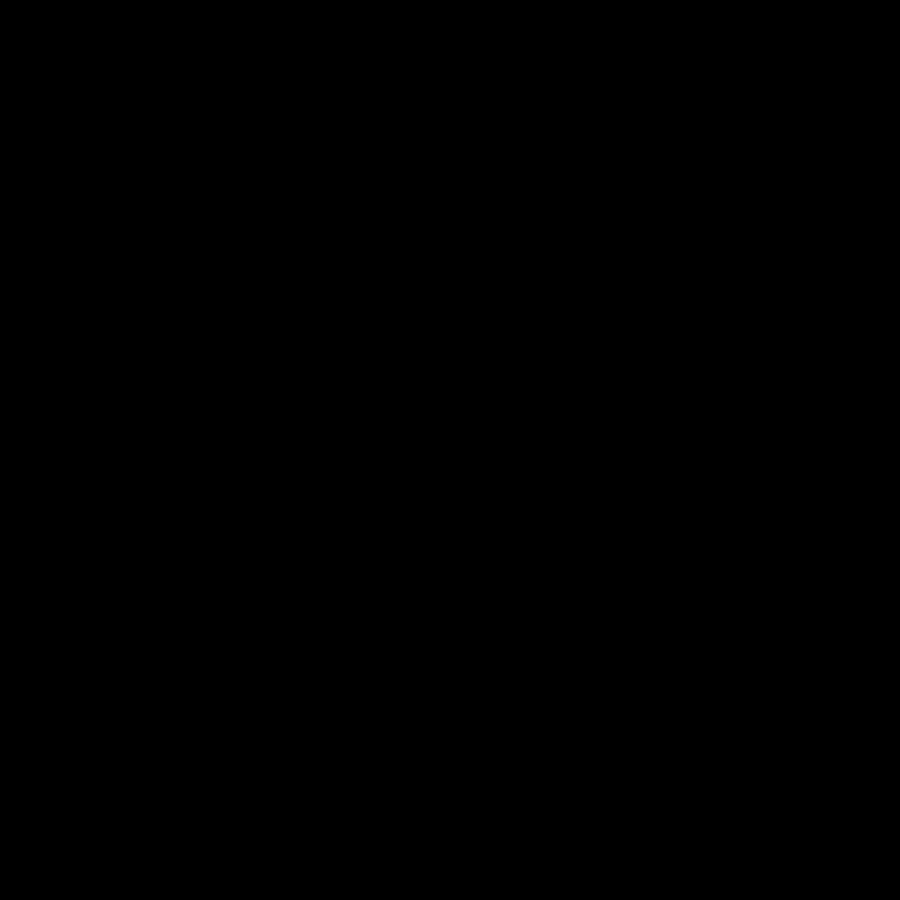
Frame 1 (no input)
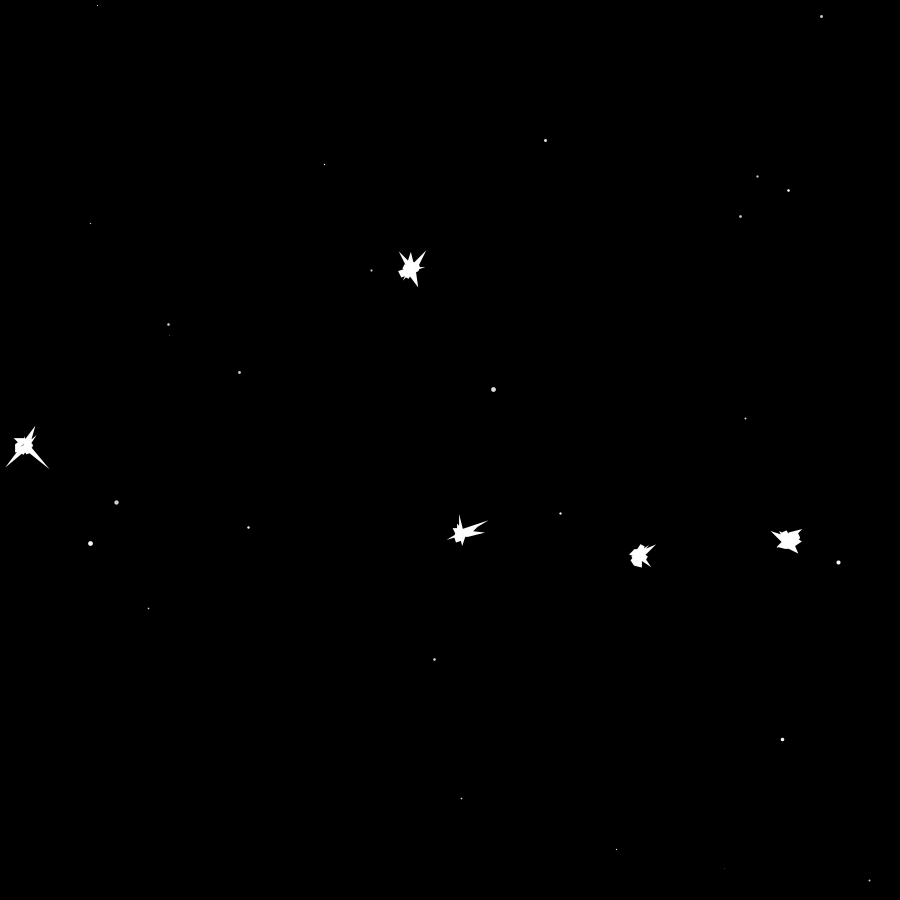
Frame 60 (the mouse pressed at the canvas centre just before this capture)
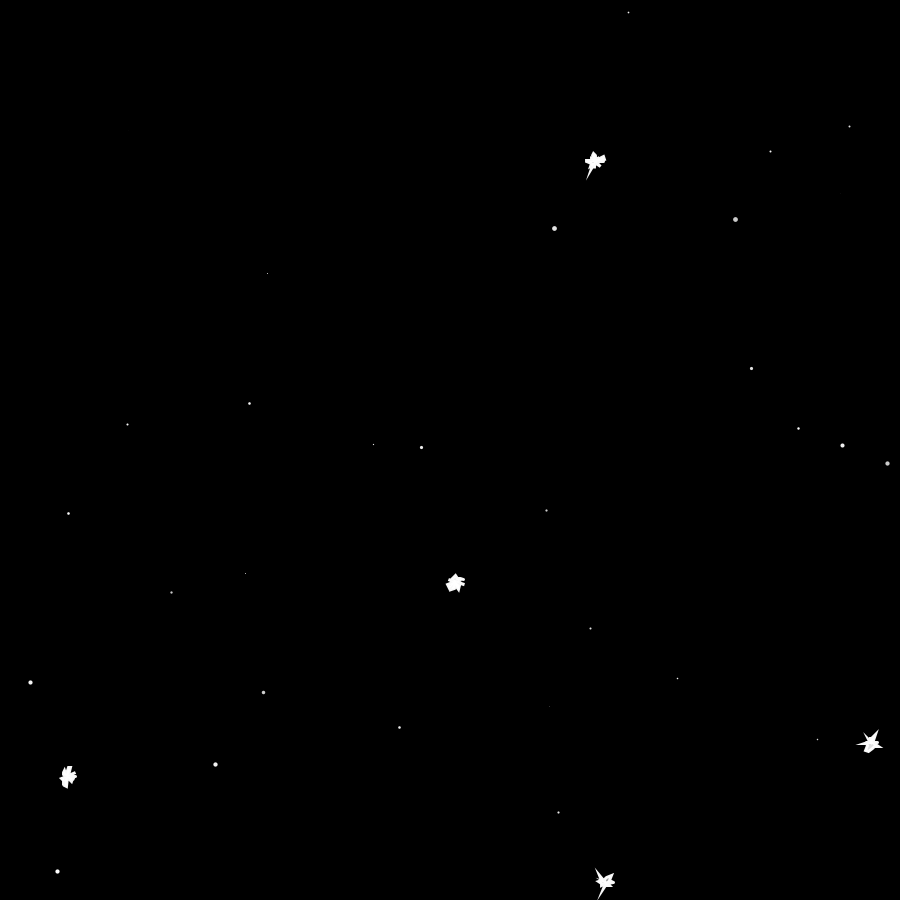
Frame 120 (the mouse held since frame 60 and released just before this capture)

The Processing sketch that drew these frames (run headless with seeded random() and noise(); from frame 60 on, the mouse is pressed at the canvas centre):

// Processing sketch: sketch_200828a
// ── sketch_200828a.pde

void setup() {
  size(900, 900);
  background(0);

}

void draw() {
  background(0);
  drawDirt(5, 30, 3);

}


void drawDirt(int n, int o, int mod) {
  if (frameCount % mod == 0) {
    for (int i = 0; i < n; i++) {
      fill(255, random(150, 255));
      float cx = random(width);
      float cy = random(height);
      beginShape();
      float a = 0;
      while (a < TAU) {
        float r = random(10);
        float x = cx + cos(a) * r;
        float y = cy + sin(a) * r;
        vertex(x, y);
        a += random(0.5);
      }
      endShape();
    }

    for (int i = 0; i < o; i++) {
      float x = random(width);
      float y = random(width);
      strokeWeight(random(5));
      stroke(255, random(200, 255));
      point(x, y);
    }
  }
}
